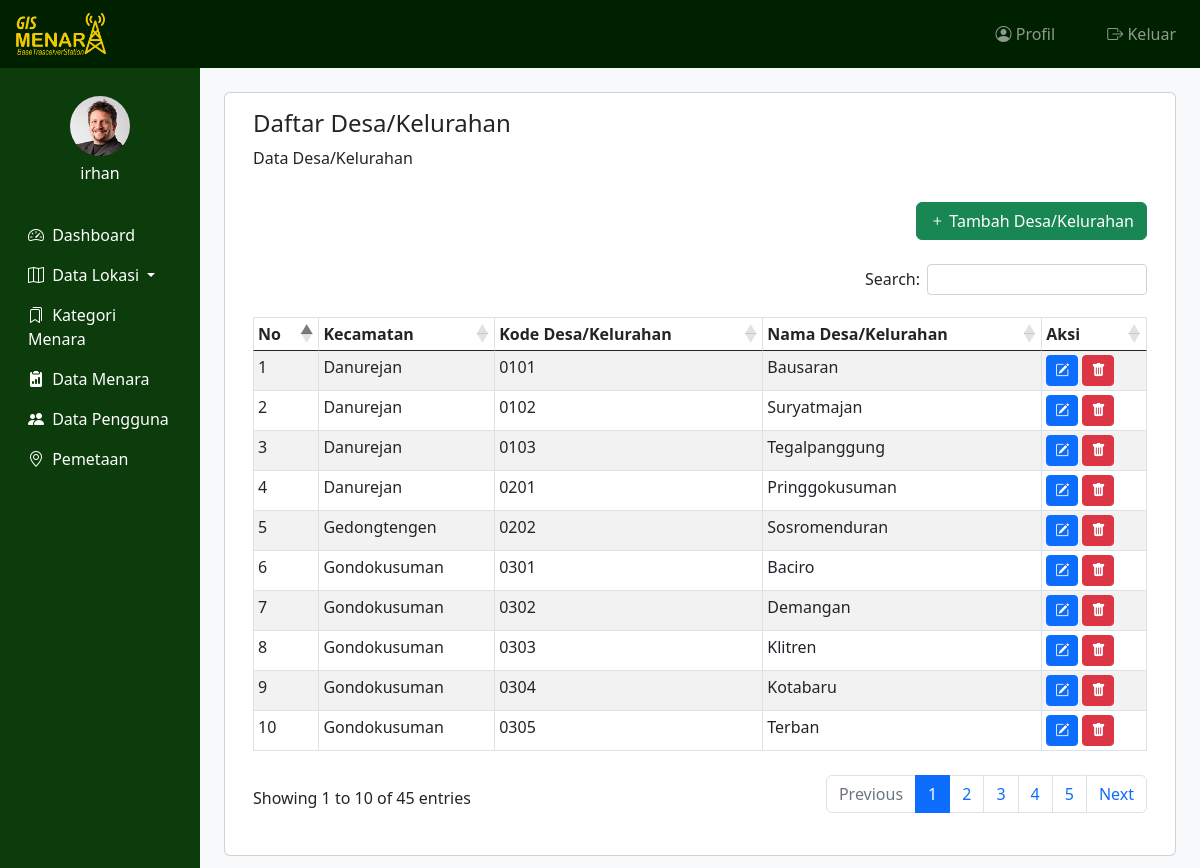
The app's page /super_admin/desa.php (signed in) with its own data.
### tables this page shows
CREATE TABLE `desa` (
  `id_desa` int(11) NOT NULL,
  `id_kecamatan` varchar(100) NOT NULL,
  `kode_desa` varchar(15) NOT NULL,
  `nama_desa` varchar(100) NOT NULL
);

CREATE TABLE `kecamatan` (
  `id_kecamatan` int(11) NOT NULL,
  `id_kabupaten` int(11) NOT NULL,
  `kode_kecamatan` varchar(15) NOT NULL,
  `nama_kecamatan` varchar(100) NOT NULL
);

### super_admin/desa.php (the view, shortened to what this page needs)
<?php
include "header.php";
$desa = array();
$ambil_desa = $koneksi -> query("SELECT * FROM desa LEFT JOIN kecamatan ON desa.id_kecamatan = kecamatan.id_kecamatan");
while ($tiap_desa = $ambil_desa -> fetch_assoc()){
  $desa[]=$tiap_desa;
}
?>
<div class="row">
  <div class="card mt-4" >
    <h4 class="card-title mt-3 ms-3">Daftar Desa/Kelurahan</h4>
    <p class="card-category ms-3">Data Desa/Kelurahan</p>
    <div class="card-body">
      <div class="d-grid gap-2 d-md-flex justify-content-md-end pb-3">
        <button type="button" class="btn btn-success" data-bs-toggle="modal" data-bs-target="#staticBackdrop">
          <i class="bi bi-plus"></i> Tambah Desa/Kelurahan
        </button>
      </div>
      <div class="table table-responsive">
        <table id="datatabel" class="table table-bordered table-striped table-sm table-hover">
          <thead>
            <tr>
              <th>No</th>
              <th>Kecamatan</th>
              <th>Kode Desa/Kelurahan</th>
              <th>Nama Desa/Kelurahan</th>
              <th>Aksi</th>
            </tr>
          </thead>
          <tbody>
            <?php foreach ($desa as $key => $value): ?>
              <tr>
                <td><?php echo $key+1; ?></td>
                <td><?php echo $value["nama_kecamatan"]; ?></td>
                <td><?php echo $value["kode_desa"]; ?></td>
                <td><?php echo $value["nama_desa"]; ?> </td>
                <td>
                  <a href="desa_ubah.php?id=<?php echo $value["id_desa"]; ?>" class="btn-sm btn btn-primary text-white" data-bs-toggle="tooltip" title="Ubah">
                    <span class="bi bi-pencil-square"></span>
                  </a>
                  <a href="desa_hapus.php?id=<?php echo $value["id_desa"]; ?>" onclick="return confirm('Apakah anda yakin ingin menghapus data?')" class="btn-sm btn btn-danger" data-bs-toggle="tooltip" title="Hapus">
                    <span class="bi bi-trash-fill"></span>
                  </a>
                </td>
              </tr>
            <?php endforeach ?>
          </tbody>
        </table>
      </div>
    </div>
  </div>
</div>
<?php
include "footer.php";
?>

### super_admin/header.php (shortened to what this page needs)
<?php
$s_admin = $_SESSION["super_admin"];
?>
<!DOCTYPE html>
<html>
<head>
	<link rel="stylesheet" type="text/css" href="../assets/css/admin.css">
	<link rel="stylesheet" type="text/css" href="../assets/css/bootstrap.css">
	<link rel="stylesheet" type="text/css" href="../assets/css/bootstrap.min.css">
	<link rel="stylesheet" href="https://cdn.jsdelivr.net/npm/bootstrap-icons@1.9.1/font/bootstrap-icons.css">
	<link rel="stylesheet" type="text/css" href="https://cdn.datatables.net/1.11.5/css/dataTables.bootstrap5.min.css">
	<link rel="stylesheet" type="text/css" href="../assets/css/peta.css">
	<link rel="stylesheet" href="../assets/libs/leaflet/leaflet.css"/>
</head>
<body>
	<header class="navbar navbar-dark sticky-top"style="background: #002100;">
		<a class="navbar-brand px-3" href="">
			<img src="../assets/file/logo.png" width="90">
		</a>
		<div class="navbar-nav">
			<div class="navbar-item">
				<a href="profil.php" class="nav-link px-4" style="display: inline-block;">
					<i class="bi bi-person-circle"></i>
					Profil
				</a>
				<a class="nav-link px-4" href="../logout.php" style="display: inline-block;">
					<i class="bi bi-box-arrow-right"></i>
					Keluar
				</a>
			</div>
		</div>
	</header>
	<div class="container-fluid">
		<div class="row">
			<nav id="sidebar" class="col-md-3 col-lg-2 position-fixed start-0 top-0 bottom-0 py-5 collapse d-md-block sidebar" style="background: #0C3B0C;">
				<div class="container mt-5 text-center">
					<img src="../assets/img/<?php echo $s_admin["foto_user"] ?>" width="60" style="border-radius: 50%;">
					<h6 class="text-white py-2"><?php echo $s_admin["nama_user"]; ?></h6>
				</div>
				<div class="pt-3">
					<ul class="nav flex-column">
						<li class="nav-item">
							<a class="nav-link text-white" href="index.php">
								<i class="bi bi-speedometer2"></i>
								<span class="ms-1">Dashboard</span>
							</a>
						</li>
						<li class="nav-item">
							<a class="nav-link text-white dropdown-toggle" href="#Submenu" data-toggle="collapse" aria-expanded="false">
								<i class="bi bi-map"></i>
								<span class="ms-1">Data Lokasi</span>
							</a>
						</li>
						<li class="nav-item">
							<a class="nav-link text-white" href="kategori_tampil.php">
								<i class="bi bi-bookmarks"></i>
								<span class="ms-1">Kategori Menara</span>
							</a>
						</li>
						<li class="nav-item">
							<a class="nav-link text-white" href="menara_tampil.php">
								<i class="bi bi-clipboard2-data-fill"></i>
								<span class="ms-1">Data Menara</span>
							</a>
						</li>
						<li class="nav-item">
							<a class="nav-link text-white" href="user_tampil.php">
								<i class="bi bi-people-fill"></i>
								<span class="ms-1">Data Pengguna</span>
							</a>
						</li>
						<li class="nav-item">
							<a class="nav-link text-white" href="tampil_peta.php">
								<i class="bi bi-geo-alt"></i>
								<span class="ms-1">Pemetaan</span>
							</a>
						</li>
					</ul>
				</div>
			</nav>
		</div>
	</div>
	<main class="col-md-9 col-lg-10 ms-sm-auto px-md-4 bg-light vh-100">
		<div class="container-fluid">

### super_admin/footer.php (shortened to what this page needs)
</div>
</main>
</body>
</html>

### assets/css/admin.css (style rules this page uses)
body { font-size: 0.875rem; }
.sidebar { z-index: 100; box-shadow: inset-1px 0 0 0 0 rgba(0, 0, 0, 0.1); }

### assets/css/peta.css (style rules this page uses)
html, body { height: 100%; margin: 0; }

### records on screen
desa: id_kecamatan.nama_kecamatan "Danurejan", kode_desa "0101", nama_desa "Bausaran"
desa: id_kecamatan.nama_kecamatan "Danurejan", kode_desa "0102", nama_desa "Suryatmajan"
desa: id_kecamatan.nama_kecamatan "Danurejan", kode_desa "0103", nama_desa "Tegalpanggung"
desa: id_kecamatan.nama_kecamatan "Danurejan", kode_desa "0201", nama_desa "Pringgokusuman"
desa: id_kecamatan.nama_kecamatan "Gedongtengen", kode_desa "0202", nama_desa "Sosromenduran"
desa: id_kecamatan.nama_kecamatan "Gondokusuman", kode_desa "0301", nama_desa "Baciro"
desa: id_kecamatan.nama_kecamatan "Gondokusuman", kode_desa "0302", nama_desa "Demangan"
desa: id_kecamatan.nama_kecamatan "Gondokusuman", kode_desa "0303", nama_desa "Klitren"
desa: id_kecamatan.nama_kecamatan "Gondokusuman", kode_desa "0304", nama_desa "Kotabaru"
desa: id_kecamatan.nama_kecamatan "Gondokusuman", kode_desa "0305", nama_desa "Terban"

### other values on screen
$s_admin["nama_user"] "irhan"
